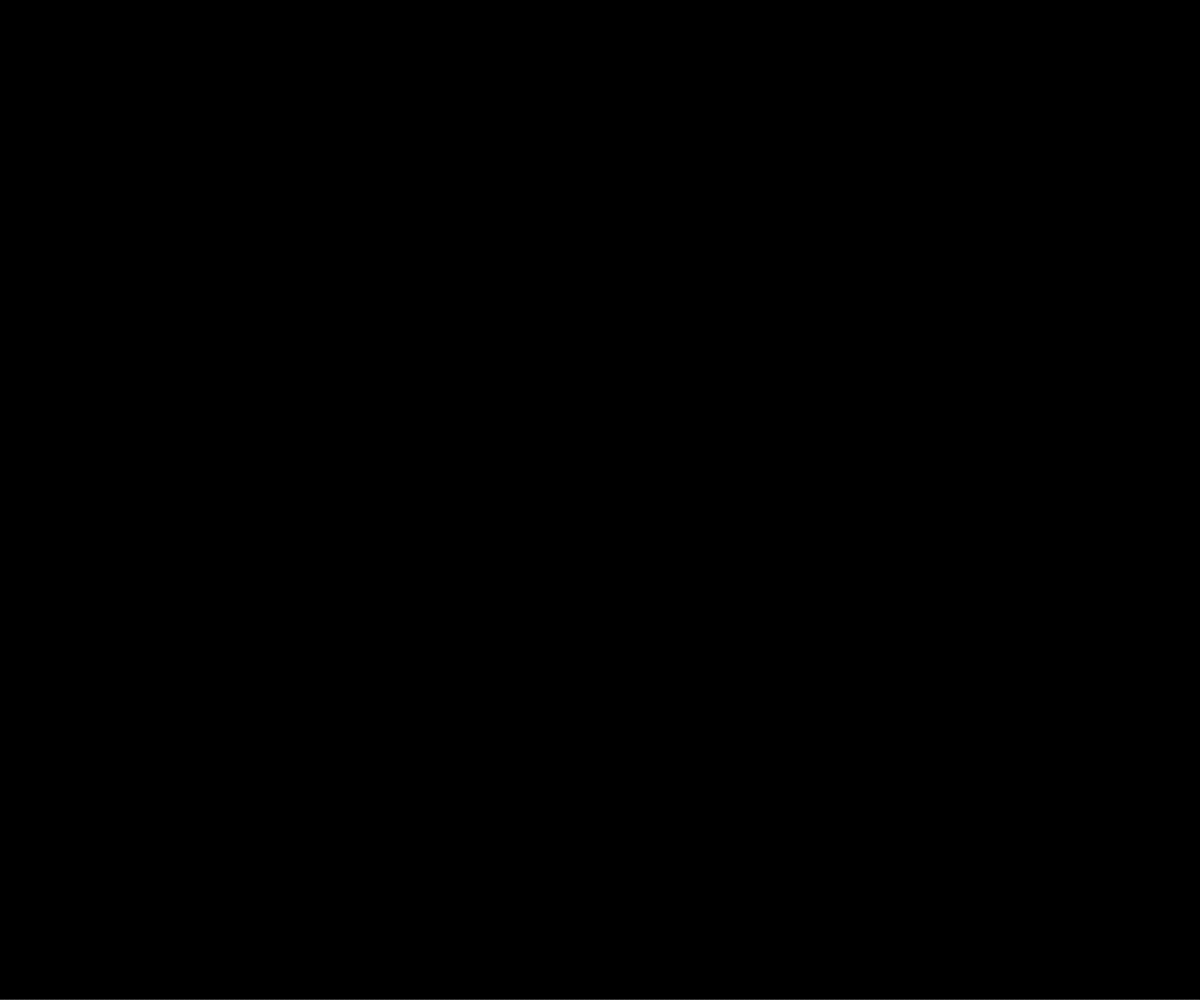
Frame 1 (no input)
Frame 60 (no input): identical to frame 1, image omitted
Frame 120 (the mouse pressed at the canvas centre since frame 60): identical to frame 1, image omitted

The p5.js sketch that drew this single still picture (run headless with seeded random() and noise() and a simulated clock; from frame 60 on, the mouse is pressed at the canvas centre):

// p5.js sketch
// ── sketch.js

r = [];
initial_x = 0;
let p = 0;

width = 0;
height = 0;

function setup() {
  createCanvas(windowWidth, windowHeight);
  width = windowWidth;
  height = windowHeight;
  frameRate(50);
  for(let i = 0; i < width / 5; i++){
    r.push(new rectangle(initial_x, height, 5, -Math.floor(Math.random() * height), [250,250,250] ));
    initial_x = initial_x + 5;
  }
}

class rectangle{
  constructor(x, y, w, h, s){
    this.x = x;
    this.y = y;
    this.w = w;
    this.h = h;
    this.s = s;
  }
}


function draw(){
  background(0);
  for (let i = 0; i < r.length; i++){
    stroke(100);
    fill(r[i].s[0],r[i].s[1],r[i].s[2]);
    rect(r[i].x,r[i].y,r[i].w,r[i].h)
  }
  s(r);

}


function s(r){
  for (let i = 0; i < r.length - 1; i++){
    if (i < r.length - 1  & (r[i].h < r[i + 1].h)){
      let tmp = r[i].h;
      r[i].h = r[i+1].h;
      r[i + 1].h = tmp;
      console.log(i);
    }
    r[i].s[0] = 250;
    r[i].s[1] = 250;
    r[i].s[2] = 250;
  }

}
